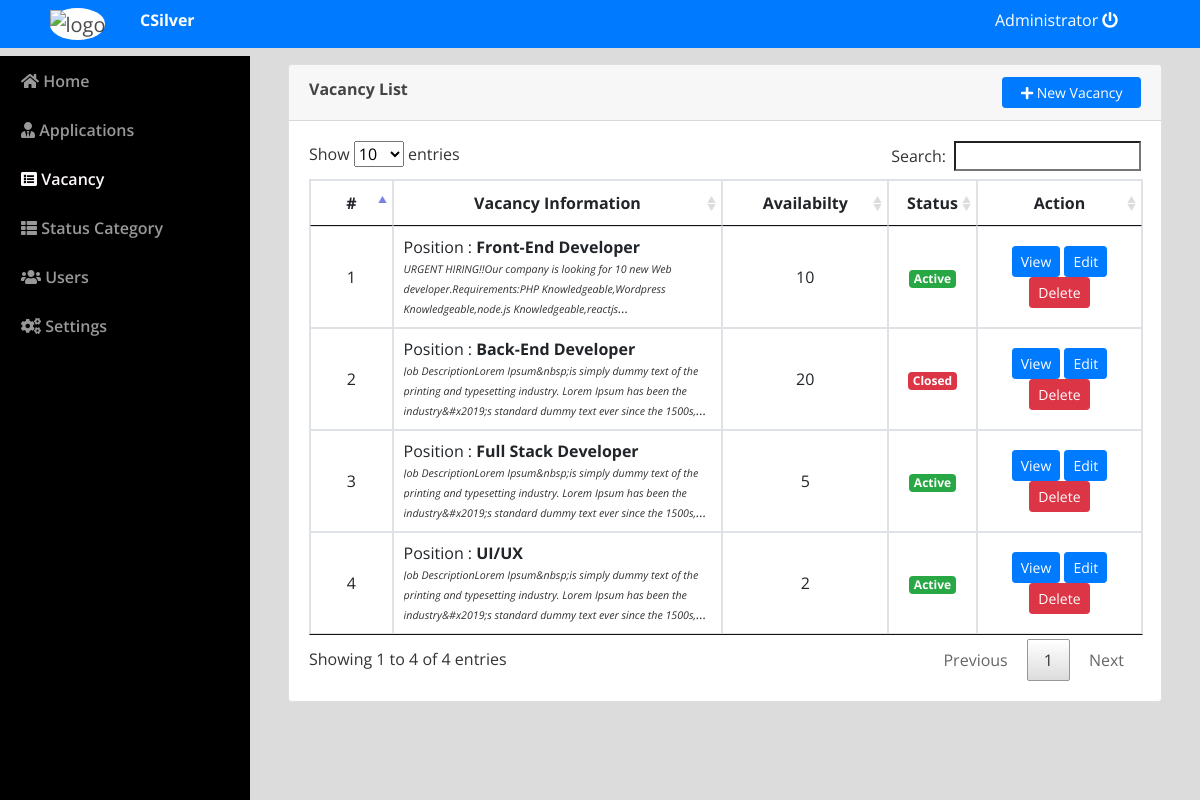
/admin/index.php?page=vacancy (signed in), run on the app's committed database.
### tables this page shows
CREATE TABLE `vacancy` (
  `id` int(30) NOT NULL,
  `position` varchar(200) NOT NULL,
  `availability` int(30) NOT NULL,
  `description` text NOT NULL,
  `status` tinyint(1) NOT NULL DEFAULT 1,
  `date_created` datetime NOT NULL DEFAULT current_timestamp()
);

### admin/vacancy.php (the view, shortened to what this page needs)
<?php include('db_connect.php');?>
<div class="container-fluid">
    <div class="col-lg-12">
        <div class="row">
            <div class="col-md-12">
                <div class="card">
                    <div class="card-header">
                        <div class="row">
                            <div class="col-lg-12">
                                <span>
                                    <large><b>Vacancy List</b></large>
                                </span>
                                <button class="btn btn-sm btn-block btn-primary btn-sm col-md-2 float-right"
                                    type="button" id="new_vacancy"><i class="fa fa-plus"></i> New Vacancy</button>
                            </div>
                        </div>
                    </div>
                    <div class="card-body">
                        <table class="table table-bordered table-hover">
                            <colgroup>
                                <col width="10%">
                                <col width="40%">
                                <col width="20%">
                                <col width="10%">
                                <col width="20%">
                            </colgroup>
                            <thead>
                                <tr>
                                    <th class="text-center">#</th>
                                    <th class="text-center">Vacancy Information</th>
                                    <th class="text-center">Availabilty</th>
                                    <th class="text-center">Status</th>
                                    <th class="text-center">Action</th>
                                </tr>
                            </thead>
                            <tbody>
                                <?php
								$i = 1;
								$plan = $conn->query("SELECT * FROM vacancy order by id asc");
								while($row=$plan->fetch_assoc()):
									$trans = get_html_translation_table(HTML_ENTITIES,ENT_QUOTES);
									unset($trans["\""], $trans["<"], $trans[">"], $trans["<h2"]);
									$desc = strtr(html_entity_decode($row['description']),$trans);
									$desc=str_replace(array("<li>","</li>"), array("",","), $desc);
								?>
                                <tr>
                                    <td class="text-center"><?php echo $i++ ?></td>
                                    <td class="">
                                        <p>Position : <b><?php echo $row['position'] ?></b></p>
                                        <p class=" truncate"><i><small><?php echo strip_tags($desc) ?></small></i></p>
                                    </td>
                                    <td class="text-center">
                                        <?php echo $row['availability'] ?>
                                    </td>
                                    <td class="text-center">
                                        <?php if($row['status'] == 1): ?>
                                        <span class="badge badge-success">Active</span>
                                        <?php else: ?>
                                        <span class="badge badge-danger">Closed</span>
                                        <?php endif; ?>
                                    </td>
                                    <td class="text-center">
                                        <button class="btn btn-sm btn-primary view_vacancy" type="button"
                                            data-id="<?php echo $row['id'] ?>">View</button>
                                        <button class="btn btn-sm btn-primary edit_vacancy" type="button"
                                            data-id="<?php echo $row['id'] ?>">Edit</button>
                                        <button class="btn btn-sm btn-danger delete_vacancy" type="button"
                                            data-id="<?php echo $row['id'] ?>">Delete</button>
                                    </td>
                                </tr>
                                <?php endwhile; ?>
                            </tbody>
                        </table>
                    </div>
                </div>
            </div>
        </div>
    </div>
</div>

### admin/assets/css/style.css (style rules this page uses)
body { font-family: "Open Sans", sans-serif; color: #444444; width: 100%; height: calc(100%); }
.truncate { overflow: hidden; text-overflow: ellipsis; display: -webkit-box; -webkit-line-clamp: 3; -webkit-box-orient: vertical; font-size: smaller; color: #000000cf; font-style: italic; }

### admin/index.php (style rules this page uses)
body { background: #80808045; }

### admin/vacancy.php (style rules this page uses)
td { vertical-align: middle !important; }
td p { margin: unset }

### data on the page
vacancy: position "Front-End Developer", description "URGENT HIRING!!Our company is looking for 10 new Web developer.Requirements:PHP Knowledgeable,Wordpress Knowledgeable,node.js…", availability "10", status "Active"
vacancy: position "Back-End Developer", description "Job DescriptionLorem Ipsum&nbsp;is simply dummy text of the printing and typesetting industry. Lorem Ipsum has been the industry&#x2019;s standard dummy text ever since the…", availability "20", status "Closed"
vacancy: position "Full Stack Developer", description "Job DescriptionLorem Ipsum&nbsp;is simply dummy text of the printing and typesetting industry. Lorem Ipsum has been the industry&#x2019;s standard dummy text ever since the…", availability "5", status "Active"
vacancy: position "UI/UX", description "Job DescriptionLorem Ipsum&nbsp;is simply dummy text of the printing and typesetting industry. Lorem Ipsum has been the industry&#x2019;s standard dummy text ever since the…", availability "2", status "Active"

### other printed values
$_SESSION['login_name'] "Administrator"
